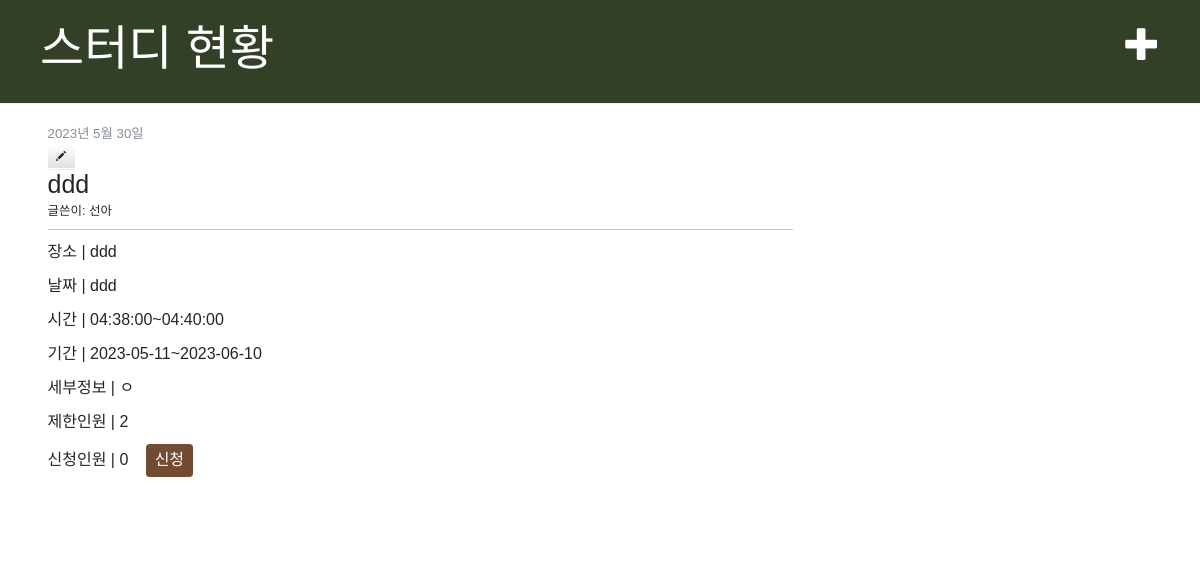
Page /blog/post/1/ on the committed database.
### blog/models.py (models this page shows, shortened)
class Post(models.Model):
    author = models.ForeignKey('accounts.User', on_delete=models.CASCADE)
    published_date = models.DateField(default=timezone.now)
    title = models.CharField(max_length=30)
    study_place = models.CharField(max_length=30)
    study_day = models.CharField(max_length=30)
    start_date = models.DateField(default=timezone.now)
    end_date = models.DateField(blank=False, null=False)
    start_time = models.TimeField(blank=False, null=False)
    end_time = models.TimeField(blank=False, null=False)
    limit_people = models.IntegerField(default=2)
    text = models.TextField(default='', blank=True)

### accounts/models.py (models this page shows)
class User(models.Model):
    username = models.CharField(max_length=128)
    useremail = models.EmailField(max_length=128)
    password = models.CharField(max_length=128)
    created_at = models.DateTimeField(auto_now_add=True)
    def __str__(self):
        return self.username
    class Meta:
        db_table = 'cafeProject_user'
        verbose_name = '카페앱 사용자'
        verbose_name_plural = '카페앱 사용자'

### blog/views.py (the view)
# urls.py: path('post/<int:pk>/', views.post_detail, name='post_detail'),
def post_detail(request, pk):
    post = get_object_or_404(Post, pk=pk)
    return render(request, 'blog/post_detail.html', {'post': post})

### blog/templates/blog/post_detail.html (shortened to what this page needs)
{% extends 'blog/base.html' %}
{% block content %}
    <div class="post">
        {% if post.published_date %}
            <div class="date">
                {{ post.published_date }}
            </div>
        {% endif %}
            <a class="btn btn-default" href="{% url 'post_edit' pk=post.pk %}"><span class="glyphicon glyphicon-pencil"></span></a>
        <h1>{{ post.title }}</h1>
        <h5>글쓴이: {{ post.author }}</h5>
        <hr>
        <p>장소 | {{ post.study_place|linebreaksbr }}</p>
        <p>날짜 | {{ post.study_day|linebreaksbr }}</p>
        <p>시간 | {{ post.start_time|linebreaksbr }}~{{ post.end_time|linebreaksbr }}</p>
        <p>기간 | {{ post.start_date|linebreaksbr }}~{{ post.end_date|linebreaksbr }}</p>
        <p>세부정보 | {{ post.text|linebreaksbr }}</p>
        <p>제한인원 | {{ post.limit_people|linebreaksbr }}</p>
        <p><span>신청인원 | <span id="count"> 0</span> &nbsp;&nbsp;    <button id="apply" class="btn text-white" style="background-color: #734A32;" > 신청 </button></p>
{% endblock %}

### blog/static/css/blog.css (style rules this page uses)
.date { color: #868e96; font-size: 10pt; }
.post { margin-bottom: 70px; }

### rows in the picture
Post: published_date "2023년 5월 30일", title "ddd", author "선아", study_place "ddd", study_day "ddd", start_time "04:38:00", end_time "04:40:00", start_date "2023-05-11", end_date "2023-06-10", text "ㅇ", limit_people "2"
